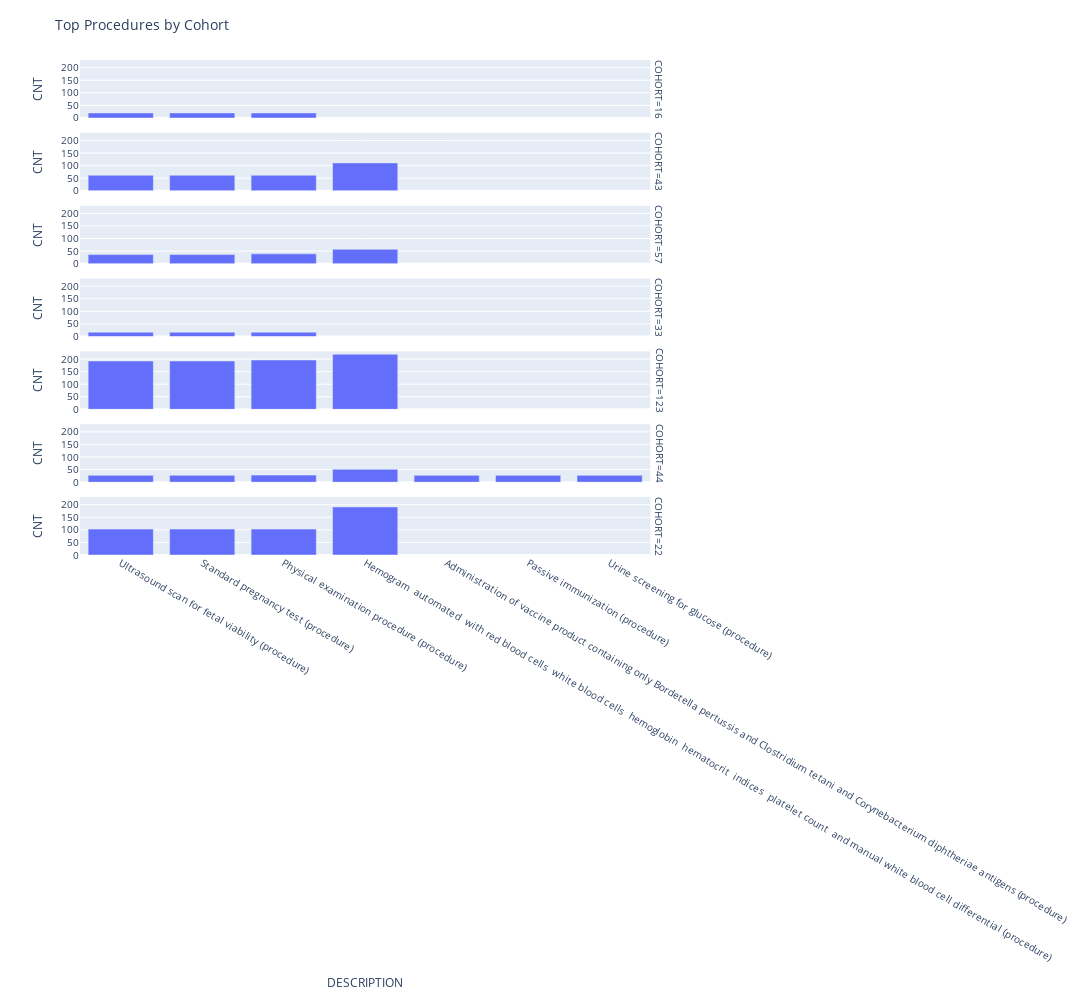

Notebook code cell kept with this figure:
### Code cell
import plotly.express as px

fig = px.bar(proc_cohort_agg_df, x="DESCRIPTION", y="CNT",
             facet_row="COHORT")

fig.update_layout(title_text=f"Top Procedures by Cohort", 
        font_size=10, 
        height=1000,
        width=1200
)
fig.show()

### Figure 1 — Plotly figure (JSON) as saved in the notebook; plotly's stock layout.template omitted (floating-point values rounded to 4 significant figures)
{"data": [{"alignmentgroup": "True", "hovertemplate": "COHORT=16<br>DESCRIPTION=%{x}<br>CNT=%{y}<extra></extra>", "legendgroup": "", "marker": {"color": "#636efa", "pattern": {"shape": ""}}, "name": "", "offsetgroup": "", "orientation": "v", "showlegend": false, "textposition": "auto", "type": "bar", "x": ["Ultrasound scan for fetal viability (procedure)", "Standard pregnancy test (procedure)", "Physical examination procedure (procedure)"], "xaxis": "x7", "y": [20, 20, 20], "yaxis": "y7"}, {"alignmentgroup": "True", "hovertemplate": "COHORT=43<br>DESCRIPTION=%{x}<br>CNT=%{y}<extra></extra>", "legendgroup": "", "marker": {"color": "#636efa", "pattern": {"shape": ""}}, "name": "", "offsetgroup": "", "orientation": "v", "showlegend": false, "textposition": "auto", "type": "bar", "x": ["Hemogram  automated  with red blood cells  white blood cells  hemoglobin  hematocrit  indices  platelet count  and manual white blood cell differential (procedure)", "Physical examination procedure (procedure)", "Standard pregnancy test (procedure)", "Ultrasound scan for fetal viability (procedure)"], "xaxis": "x6", "y": [111, 62, 62, 62], "yaxis": "y6"}, {"alignmentgroup": "True", "hovertemplate": "COHORT=57<br>DESCRIPTION=%{x}<br>CNT=%{y}<extra></extra>", "legendgroup": "", "marker": {"color": "#636efa", "pattern": {"shape": ""}}, "name": "", "offsetgroup": "", "orientation": "v", "showlegend": false, "textposition": "auto", "type": "bar", "x": ["Hemogram  automated  with red blood cells  white blood cells  hemoglobin  hematocrit  indices  platelet count  and manual white blood cell differential (procedure)", "Physical examination procedure (procedure)", "Ultrasound scan for fetal viability (procedure)", "Standard pregnancy test (procedure)"], "xaxis": "x5", "y": [57, 39, 36, 36], "yaxis": "y5"}, {"alignmentgroup": "True", "hovertemplate": "COHORT=33<br>DESCRIPTION=%{x}<br>CNT=%{y}<extra></extra>", "legendgroup": "", "marker": {"color": "#636efa", "pattern": {"shape": ""}}, "name": "", "offsetgroup": "", "orientation": "v", "showlegend": false, "textposition": "auto", "type": "bar", "x": ["Standard pregnancy test (procedure)", "Physical examination procedure (procedure)", "Ultrasound scan for fetal viability (procedure)"], "xaxis": "x4", "y": [17, 17, 17], "yaxis": "y4"}, {"alignmentgroup": "True", "hovertemplate": "COHORT=123<br>DESCRIPTION=%{x}<br>CNT=%{y}<extra></extra>", "legendgroup": "", "marker": {"color": "#636efa", "pattern": {"shape": ""}}, "name": "", "offsetgroup": "", "orientation": "v", "showlegend": false, "textposition": "auto", "type": "bar", "x": ["Hemogram  automated  with red blood cells  white blood cells  hemoglobin  hematocrit  indices  platelet count  and manual white blood cell differential (procedure)", "Physical examination procedure (procedure)", "Ultrasound scan for fetal viability (procedure)", "Standard pregnancy test (procedure)"], "xaxis": "x3", "y": [219, 196, 192, 192], "yaxis": "y3"}, {"alignmentgroup": "True", "hovertemplate": "COHORT=44<br>DESCRIPTION=%{x}<br>CNT=%{y}<extra></extra>", "legendgroup": "", "marker": {"color": "#636efa", "pattern": {"shape": ""}}, "name": "", "offsetgroup": "", "orientation": "v", "showlegend": false, "textposition": "auto", "type": "bar", "x": ["Hemogram  automated  with red blood cells  white blood cells  hemoglobin  hematocrit  indices  platelet count  and manual white blood cell differential (procedure)", "Physical examination procedure (procedure)", "Ultrasound scan for fetal viability (procedure)", "Administration of vaccine product containing only Bordetella pertussis and Clostridium tetani and Corynebacterium diphtheriae antigens (procedure)", "Passive immunization (procedure)", "Standard pregnancy test (procedure)", "Urine screening for glucose (procedure)"], "xaxis": "x2", "y": [51, 28, 27, 27, 27, 27, 27], "yaxis": "y2"}, {"alignmentgroup": "True", "hovertemplate": "COHORT=22<br>DESCRIPTION=%{x}<br>CNT=%{y}<extra></extra>", "legendgroup": "", "marker": {"color": "#636efa", "pattern": {"shape": ""}}, "name": "", "offsetgroup": "", "orientation": "v", "showlegend": false, "textposition": "auto", "type": "bar", "x": ["Hemogram  automated  with red blood cells  white blood cells  hemoglobin  hematocrit  indices  platelet count  and manual white blood cell differential (procedure)", "Ultrasound scan for fetal viability (procedure)", "Physical examination procedure (procedure)", "Standard pregnancy test (procedure)"], "xaxis": "x", "y": [191, 103, 103, 103], "yaxis": "y"}], "layout": {"annotations": [{"font": {}, "showarrow": false, "text": "COHORT=22", "textangle": 90, "x": 0.98, "xanchor": "left", "xref": "paper", "y": 0.05857, "yanchor": "middle", "yref": "paper"}, {"font": {}, "showarrow": false, "text": "COHORT=44", "textangle": 90, "x": 0.98, "xanchor": "left", "xref": "paper", "y": 0.2057, "yanchor": "middle", "yref": "paper"}, {"font": {}, "showarrow": false, "text": "COHORT=123", "textangle": 90, "x": 0.98, "xanchor": "left", "xref": "paper", "y": 0.3529, "yanchor": "middle", "yref": "paper"}, {"font": {}, "showarrow": false, "text": "COHORT=33", "textangle": 90, "x": 0.98, "xanchor": "left", "xref": "paper", "y": 0.5, "yanchor": "middle", "yref": "paper"}, {"font": {}, "showarrow": false, "text": "COHORT=57", "textangle": 90, "x": 0.98, "xanchor": "left", "xref": "paper", "y": 0.6471, "yanchor": "middle", "yref": "paper"}, {"font": {}, "showarrow": false, "text": "COHORT=43", "textangle": 90, "x": 0.98, "xanchor": "left", "xref": "paper", "y": 0.7943, "yanchor": "middle", "yref": "paper"}, {"font": {}, "showarrow": false, "text": "COHORT=16", "textangle": 90, "x": 0.98, "xanchor": "left", "xref": "paper", "y": 0.9414, "yanchor": "middle", "yref": "paper"}], "barmode": "relative", "font": {"size": 10}, "height": 1000, "legend": {"tracegroupgap": 0}, "margin": {"t": 60}, "title": {"text": "Top Procedures by Cohort"}, "width": 1200, "xaxis": {"anchor": "y", "autorange": true, "domain": [0, 0.98], "range": [-0.5, 6.5], "title": {"text": "DESCRIPTION"}, "type": "category"}, "xaxis2": {"anchor": "y2", "autorange": true, "domain": [0, 0.98], "matches": "x", "range": [-0.5, 6.5], "showticklabels": false, "type": "category"}, "xaxis3": {"anchor": "y3", "autorange": true, "domain": [0, 0.98], "matches": "x", "range": [-0.5, 6.5], "showticklabels": false, "type": "category"}, "xaxis4": {"anchor": "y4", "autorange": true, "domain": [0, 0.98], "matches": "x", "range": [-0.5, 6.5], "showticklabels": false, "type": "category"}, "xaxis5": {"anchor": "y5", "autorange": true, "domain": [0, 0.98], "matches": "x", "range": [-0.5, 6.5], "showticklabels": false, "type": "category"}, "xaxis6": {"anchor": "y6", "autorange": true, "domain": [0, 0.98], "matches": "x", "range": [-0.5, 6.5], "showticklabels": false, "type": "category"}, "xaxis7": {"anchor": "y7", "autorange": true, "domain": [0, 0.98], "matches": "x", "range": [-0.5, 6.5], "showticklabels": false, "type": "category"}, "yaxis": {"anchor": "x", "autorange": true, "domain": [0, 0.1171], "range": [0, 230.5], "title": {"text": "CNT"}, "type": "linear"}, "yaxis2": {"anchor": "x2", "autorange": true, "domain": [0.1471, 0.2643], "matches": "y", "range": [0, 230.5], "title": {"text": "CNT"}, "type": "linear"}, "yaxis3": {"anchor": "x3", "autorange": true, "domain": [0.2943, 0.4114], "matches": "y", "range": [0, 230.5], "title": {"text": "CNT"}, "type": "linear"}, "yaxis4": {"anchor": "x4", "autorange": true, "domain": [0.4414, 0.5586], "matches": "y", "range": [0, 230.5], "title": {"text": "CNT"}, "type": "linear"}, "yaxis5": {"anchor": "x5", "autorange": true, "domain": [0.5886, 0.7057], "matches": "y", "range": [0, 230.5], "title": {"text": "CNT"}, "type": "linear"}, "yaxis6": {"anchor": "x6", "autorange": true, "domain": [0.7357, 0.8529], "matches": "y", "range": [0, 230.5], "title": {"text": "CNT"}, "type": "linear"}, "yaxis7": {"anchor": "x7", "autorange": true, "domain": [0.8829, 1.0], "matches": "y", "range": [0, 230.5], "title": {"text": "CNT"}, "type": "linear"}}}
